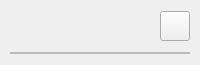
<?xml version="1.0" encoding="UTF-8"?>
<ui version="4.0">
 <class>DoWidget</class>
 <widget class="QWidget" name="DoWidget">
  <property name="minimumSize"><size><width>0</width><height>40</height></size></property>
  <property name="maximumSize"><size><width>16777215</width><height>65</height></size></property>
  <layout class="QGridLayout" name="gridLayout">
   <property name="leftMargin"><number>10</number></property>
   <property name="topMargin"><number>0</number></property>
   <property name="rightMargin"><number>10</number></property>
   <property name="bottomMargin"><number>0</number></property>
   <property name="spacing"><number>0</number></property>
   <item row="0" column="0">
    <widget class="QLabel" name="lbl_Index">
     <property name="minimumSize"><size><width>50</width><height>0</height></size></property>
     <property name="maximumSize"><size><width>50</width><height>16777215</height></size></property>
     <property name="font"><font><family>Times New Roman</family><pointsize>12</pointsize></font></property>
     <property name="text"><string/></property>
     <property name="alignment"><set>Qt::AlignCenter</set></property>
    </widget>
   </item>
   <item row="0" column="1">
    <widget class="QLabel" name="lbl_Name">
     <property name="font"><font><family>Times New Roman</family><pointsize>12</pointsize></font></property>
     <property name="text"><string/></property>
     <property name="alignment"><set>Qt::AlignLeading|Qt::AlignLeft|Qt::AlignVCenter</set></property>
    </widget>
   </item>
   <item row="0" column="2">
    <widget class="QPushButton" name="btn_Status">
     <property name="minimumSize"><size><width>25</width><height>25</height></size></property>
     <property name="maximumSize"><size><width>30</width><height>30</height></size></property>
     <property name="text"><string/></property>
     <property name="checkable"><bool>true</bool></property>
    </widget>
   </item>
   <item row="1" column="0" colspan="3">
    <widget class="QFrame" name="frame">
     <property name="minimumSize"><size><width>0</width><height>2</height></size></property>
     <property name="maximumSize"><size><width>16777215</width><height>2</height></size></property>
     <property name="styleSheet"><string notr="true">QFrame{border: 1px solid #BBBBBB;}</string></property>
     <property name="frameShape"><enum>QFrame::StyledPanel</enum></property>
     <property name="frameShadow"><enum>QFrame::Raised</enum></property>
    </widget>
   </item>
  </layout>
 </widget>
</ui>
